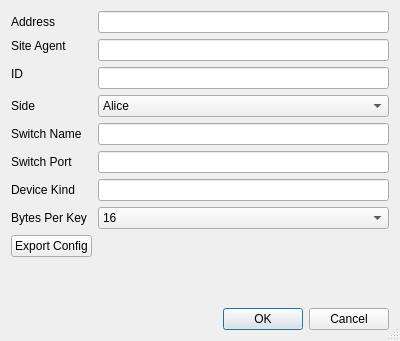
<?xml version="1.0" encoding="UTF-8"?>
<ui version="4.0">
 <class>cqp::DeviceEditor</class>
 <widget class="QDialog" name="cqp::DeviceEditor">
  <property name="geometry">
   <rect>
    <x>0</x>
    <y>0</y>
    <width>400</width>
    <height>341</height>
   </rect>
  </property>
  <property name="windowTitle">
   <string>Edit Device</string>
  </property>
  <property name="windowIcon">
   <iconset resource="images.qrc">
    <normaloff>:/icons/app</normaloff>:/icons/app</iconset>
  </property>
  <property name="autoFillBackground">
   <bool>false</bool>
  </property>
  <property name="sizeGripEnabled">
   <bool>true</bool>
  </property>
  <property name="modal">
   <bool>true</bool>
  </property>
  <layout class="QGridLayout" name="gridLayout">
   <item row="5" column="1">
    <widget class="QLineEdit" name="switchName"/>
   </item>
   <item row="1" column="0">
    <widget class="QLabel" name="siteAgentLbl">
     <property name="text">
      <string>Site Agent</string>
     </property>
     <property name="buddy">
      <cstring>siteAgent</cstring>
     </property>
    </widget>
   </item>
   <item row="9" column="0">
    <widget class="QLabel" name="bytesPerKeyLbl">
     <property name="text">
      <string>Bytes Per Key</string>
     </property>
     <property name="buddy">
      <cstring>bytesPerKey</cstring>
     </property>
    </widget>
   </item>
   <item row="5" column="0">
    <widget class="QLabel" name="switchNameLbl">
     <property name="text">
      <string>Switch Name</string>
     </property>
     <property name="buddy">
      <cstring>switchName</cstring>
     </property>
    </widget>
   </item>
   <item row="11" column="0">
    <spacer name="verticalSpacer">
     <property name="orientation">
      <enum>Qt::Vertical</enum>
     </property>
     <property name="sizeHint" stdset="0">
      <size>
       <width>20</width>
       <height>40</height>
      </size>
     </property>
    </spacer>
   </item>
   <item row="9" column="1">
    <widget class="QComboBox" name="bytesPerKey">
     <item>
      <property name="text">
       <string>16</string>
      </property>
     </item>
     <item>
      <property name="text">
       <string>32</string>
      </property>
     </item>
    </widget>
   </item>
   <item row="2" column="0" rowspan="2">
    <widget class="QLabel" name="idLbl">
     <property name="text">
      <string>ID</string>
     </property>
     <property name="buddy">
      <cstring>id</cstring>
     </property>
    </widget>
   </item>
   <item row="4" column="0">
    <widget class="QLabel" name="sideLbl">
     <property name="text">
      <string>Side</string>
     </property>
     <property name="buddy">
      <cstring>side</cstring>
     </property>
    </widget>
   </item>
   <item row="7" column="1">
    <widget class="QLineEdit" name="switchPort"/>
   </item>
   <item row="7" column="0">
    <widget class="QLabel" name="switchPortLbl">
     <property name="text">
      <string>Switch Port</string>
     </property>
     <property name="buddy">
      <cstring>switchPort</cstring>
     </property>
    </widget>
   </item>
   <item row="8" column="0">
    <widget class="QLabel" name="kindLbl">
     <property name="text">
      <string>Device Kind</string>
     </property>
     <property name="buddy">
      <cstring>kind</cstring>
     </property>
    </widget>
   </item>
   <item row="8" column="1">
    <widget class="QLineEdit" name="kind"/>
   </item>
   <item row="0" column="0">
    <widget class="QLabel" name="controlAddressLbl">
     <property name="text">
      <string>Address</string>
     </property>
     <property name="buddy">
      <cstring>controlAddress</cstring>
     </property>
    </widget>
   </item>
   <item row="4" column="1">
    <widget class="QComboBox" name="side">
     <item>
      <property name="text">
       <string>Alice</string>
      </property>
     </item>
     <item>
      <property name="text">
       <string>Bob</string>
      </property>
     </item>
    </widget>
   </item>
   <item row="3" column="1">
    <widget class="QLineEdit" name="id"/>
   </item>
   <item row="1" column="1" rowspan="2">
    <widget class="QLineEdit" name="siteAgent"/>
   </item>
   <item row="0" column="1">
    <widget class="QLineEdit" name="controlAddress"/>
   </item>
   <item row="12" column="0" colspan="2">
    <widget class="QDialogButtonBox" name="buttonBox">
     <property name="orientation">
      <enum>Qt::Horizontal</enum>
     </property>
     <property name="standardButtons">
      <set>QDialogButtonBox::Cancel|QDialogButtonBox::Ok</set>
     </property>
    </widget>
   </item>
   <item row="10" column="0">
    <widget class="QPushButton" name="exportConfig">
     <property name="text">
      <string>Export Config</string>
     </property>
    </widget>
   </item>
  </layout>
 </widget>
 <resources>
  <include location="images.qrc"/>
 </resources>
 <connections>
  <connection>
   <sender>buttonBox</sender>
   <signal>accepted()</signal>
   <receiver>cqp::DeviceEditor</receiver>
   <slot>accept()</slot>
   <hints>
    <hint type="sourcelabel">
     <x>248</x>
     <y>254</y>
    </hint>
    <hint type="destinationlabel">
     <x>157</x>
     <y>274</y>
    </hint>
   </hints>
  </connection>
  <connection>
   <sender>buttonBox</sender>
   <signal>rejected()</signal>
   <receiver>cqp::DeviceEditor</receiver>
   <slot>reject()</slot>
   <hints>
    <hint type="sourcelabel">
     <x>316</x>
     <y>260</y>
    </hint>
    <hint type="destinationlabel">
     <x>286</x>
     <y>274</y>
    </hint>
   </hints>
  </connection>
 </connections>
</ui>
